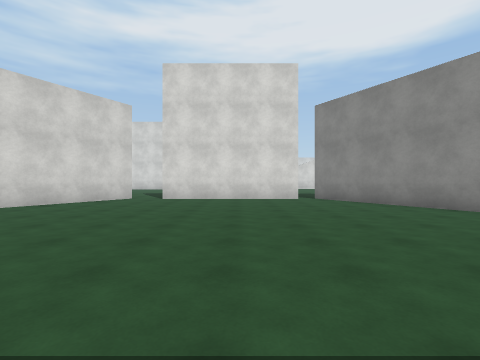
view 1 (above)

19 first-person views from a walk through a scene from a Unity 3-D project. The camera is 1.4 m above the floor, looks level and sees 85° across. The floor is counted in squares, 2 m on a side. Each view is taken from the middle of a square. On the plan, view 1 faces up. The plan holds only what a view shows up to about 9 squares ahead; the rest is blank. The place goes on beyond the plan. The player character is not drawn. Surface patterns are stand-ins for the level's own textures.

view 2
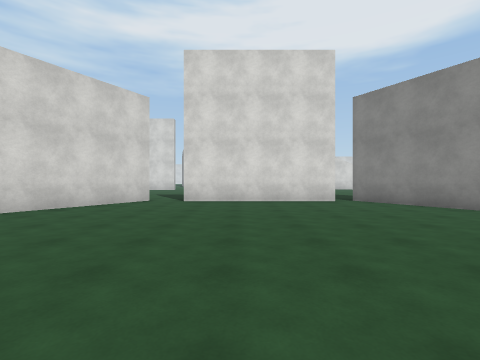

view 3
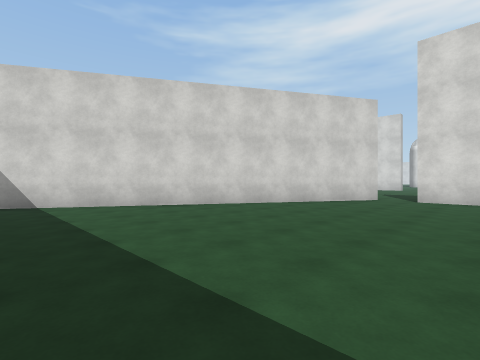

view 4
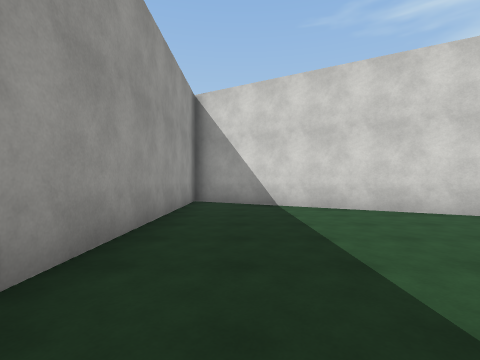

view 5
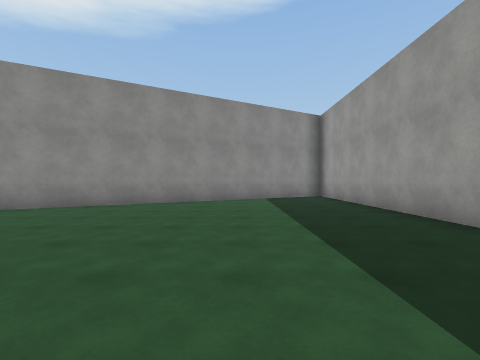

view 6
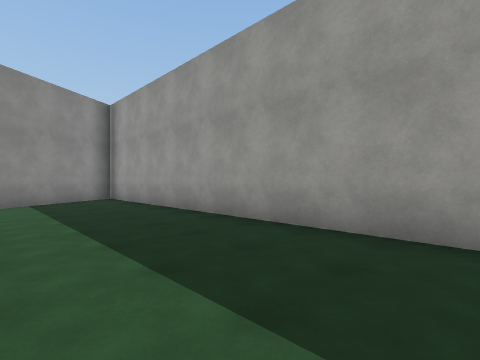

view 7
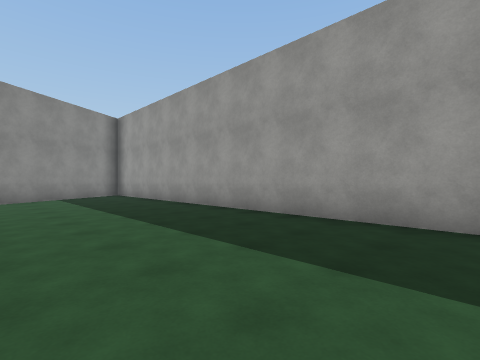

view 8
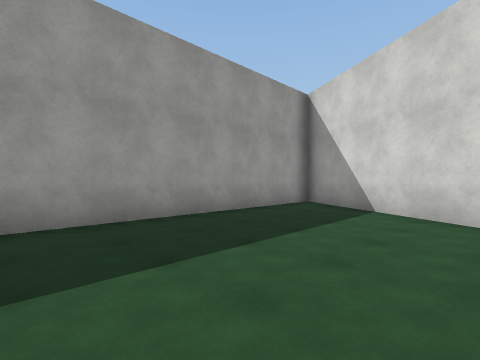

view 9
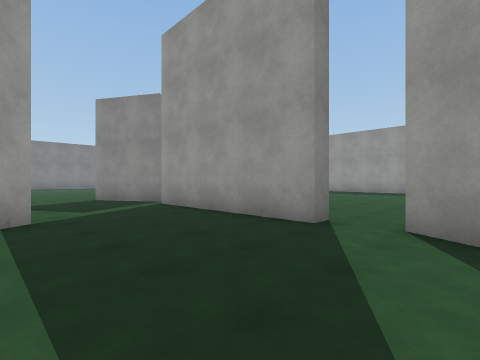

view 10
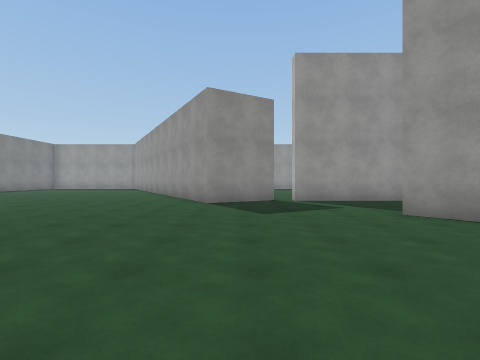

view 11
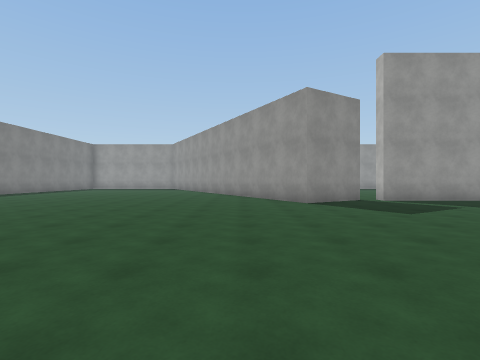

view 12
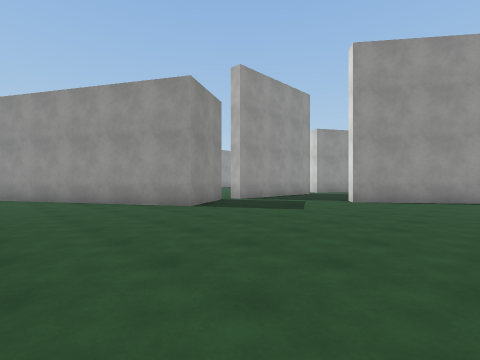

view 13
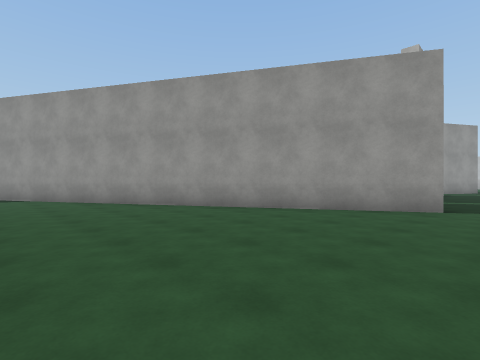

view 14
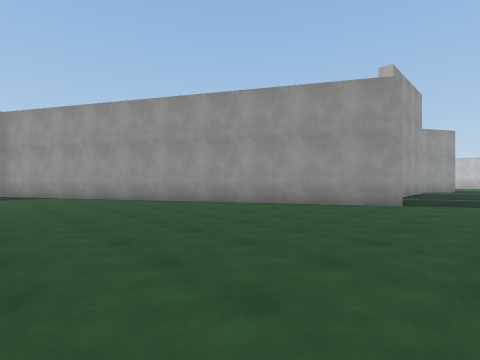

view 15
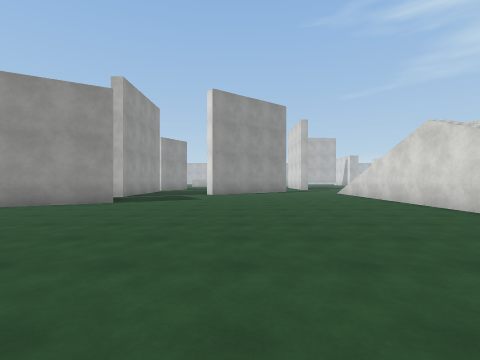

view 16
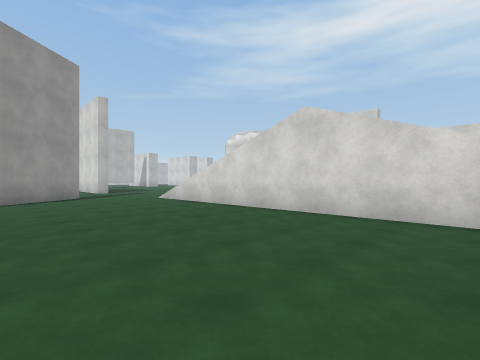

view 17
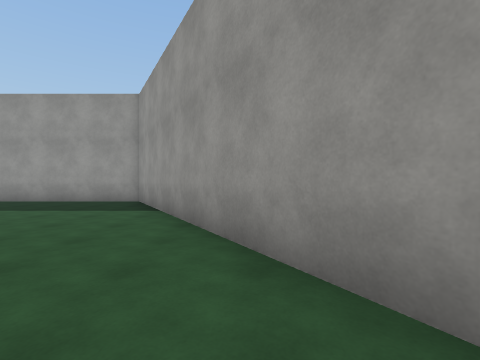

view 18
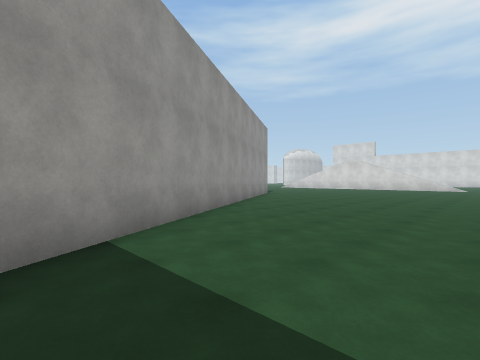

view 19
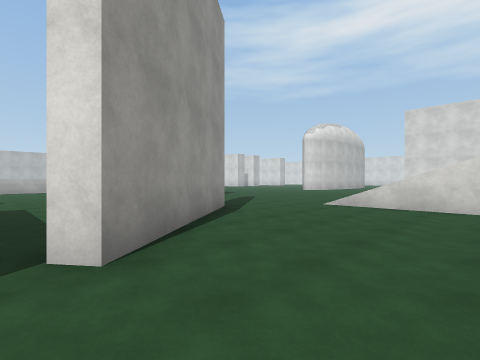

### Floor plan
Points are (right, up) in squares from view 1. A wall is a line through its corners. A room is listed if a view was taken in it or the views show most of it. See-through windows are left out.
Room 1 (views 1, 2, 3, 4, 5, 6, 7, 8)
walls: (2.3, 9.6) (-2.9, 9.6); (-4.1, 9.9) (-10.6, -1.5) (8.3, -1.5); (8.9, -0.7) (2.8, 9.9)
ways out: opening at (-3.5, 10) to room 2; gap at (2, 10) to room 3
Room 2 (view 9)
walls: (-2.3, 17.7) (-1.5, 16.7); (-4.9, 10.3) (-4.1, 9.9); (-2.9, 9.6) (-2.9, 10.1) (0.6, 10.1); (0.3, 13.4) (0, 13.8)
ways out: opening at (-3.5, 10) to room 1; opening at (0.5, 18.5) to room 3; opening at (1, 12) to room 3
Room 3 (views 10, 11, 12, 13, 14, 15, 16, 17, 18, 19)
walls: (2.8, 9.9) (5, 11.1) (12.3, -1.5) (14.5, -1.5); (8.9, 20.1) (5, 20.1); (0.6, 10.1) (2.1, 10.1); (2.8, 20.1) (1, 20.1); (-1.5, 16.7) (0.7, 13.7) (0.3, 13.4)
ways out: gap at (2, 10) to room 1; opening at (0.5, 18.5) to room 2; opening at (1, 12) to room 2

Positions as (right, up) in squares from view 1, and headings:
1: (0, 0), facing up
2: (-1, 1), facing up
3: (-1, 0), facing up-left
4: (-2, 0), facing left
5: (-2, 2), facing right
6: (-1, 2), facing down-right
7: (-3, 3), facing down-right
8: (-3, 3), facing down-left
9: (-5, 14), facing down-right
10: (4, 19), facing down
11: (7, 19), facing down
12: (9, 17), facing down-left
13: (12, 12), facing down-left
14: (13, 13), facing down-left
15: (13, 15), facing left
16: (9, 15), facing up-left
17: (9, 7), facing down
18: (14, 0), facing up-left
19: (3, 13), facing up-left
